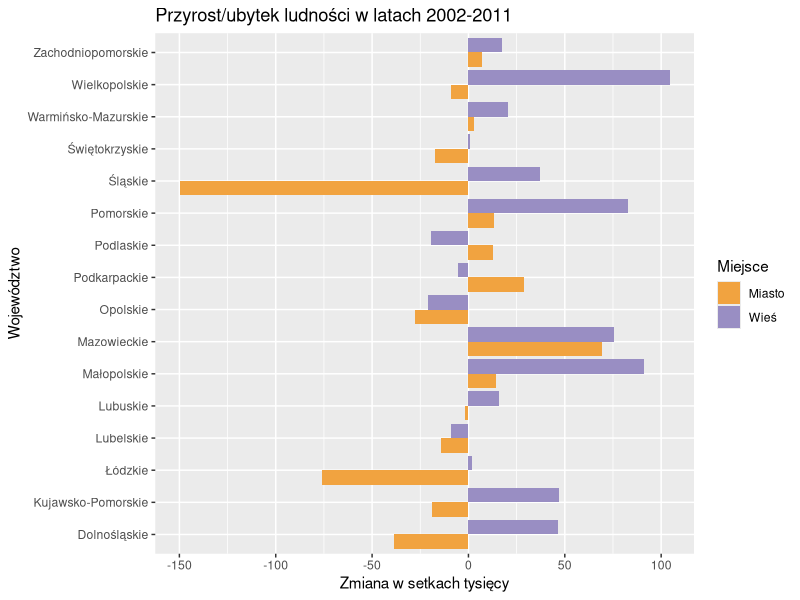

This figure's R source:
library(dplyr)
library(ggplot2)

wojew <- c("Dolnośląskie", "Kujawsko-Pomorskie", "Lubelskie", "Lubuskie", "Łódzkie", 
           "Małopolskie", "Mazowieckie", "Opolskie", "Podkarpackie", "Podlaskie", 
           "Pomorskie", "Śląskie", "Świętokrzyskie", "Warmińsko-Mazurskie", "Wielkopolskie",
           "Zachodniopomorskie","Dolnośląskie", "Kujawsko-Pomorskie", "Lubelskie", "Lubuskie", "Łódzkie", 
           "Małopolskie", "Mazowieckie", "Opolskie", "Podkarpackie", "Podlaskie", 
           "Pomorskie", "Śląskie", "Świętokrzyskie", "Warmińsko-Mazurskie", "Wielkopolskie",
           "Zachodniopomorskie")
typ <- c(rep("Miasto",16),rep("Wieś",16))
dane <- c(-38.4, -18.7, -14.0,-1.7,-76.0,14.1,69.1,-27.8,28.6,13.0,13.4,-149.8,-17.5,3.1,-9.0,7.2,46.4,47.0,-9.3,15.6,1.8,91.0,75.5,-21.0,-5.2,-19.2,82.8,37.3,0.8,20.7,104.5,17.5)

moje_dane <- data.table::data.table(Województwo = wojew, Miejsce = typ, Dane = dane)
ggplot(data = moje_dane, aes(x = Województwo, y = Dane, fill = Miejsce)) + geom_bar(stat = "identity", position = position_dodge()) + coord_flip() + ggtitle("Przyrost/ubytek ludności w latach 2002-2011") + scale_fill_manual(values = c("#f1a340", "#998ec3")) + ylab("Zmiana w setkach tysięcy")
